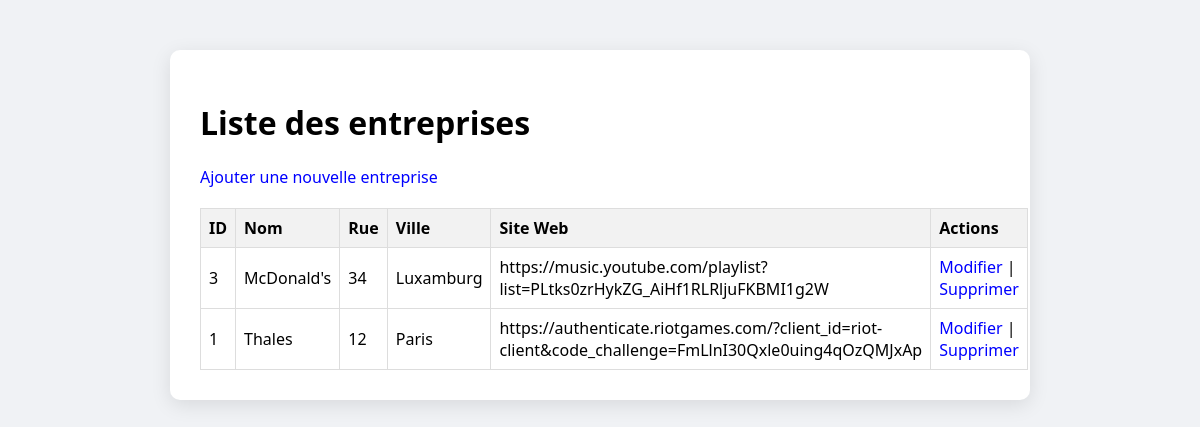
The app's page /src/vue/ListeEntreprise.php with its own data.
### tables this page shows
CREATE TABLE IF NOT EXISTS `entreprise` (
  `id_entreprise` int NOT NULL AUTO_INCREMENT,
  `nom_entreprise` varchar(50) NOT NULL,
  `rue_entreprise` varchar(50) NOT NULL,
  `ville_entreprise` varchar(50) NOT NULL,
  `cd_entreprise` int NOT NULL,
  `site_web` varchar(100) NOT NULL,
  PRIMARY KEY (`id_entreprise`)
);

### src/repository/EntrepriseRepository.php (called while the page is built, shortened)
<?php
require_once __DIR__ . '/../modele/Entreprise.php';
class EntrepriseRepository
{
    private $bdd;
    public function __construct(PDO $bdd)
    {
        $this->bdd = $bdd;
    }
    public function findAll(): array
    {
        try {
            $stmt = $this->bdd->query('
    SELECT
        id_entreprise AS id,
        nom_entreprise AS nom,
        rue_entreprise,
        ville_entreprise,
        cd_entreprise AS cd,
        site_web
    FROM entreprise
    ORDER BY nom_entreprise ASC
');
            $results = $stmt->fetchAll(PDO::FETCH_ASSOC);
            $entreprises = [];
            foreach ($results as $row) {
                $entreprises[] = new Entreprise($row);
            }
            return $entreprises;
        } catch (PDOException $e) {
            error_log('Erreur findAll entreprises : ' . $e->getMessage());
            return [];
        }
    }
}

### src/modele/Entreprise.php (called while the page is built, shortened)
<?php
class Entreprise
{
    private ?int $id;
    private ?string $nom;
    private ?string $rue;
    private ?string $ville;
    private ?string $siteWeb;
        public function __construct(array $data = [])
    {
        $this->id = $data['id_entreprise'] ?? $data['id'] ?? null;
        $this->nom = $data['nom_entreprise'] ?? $data['nom'] ?? '';
        $this->rue = $data['rue_entreprise'] ?? '';
        $this->ville = $data['ville_entreprise'] ?? '';
        $this->siteWeb = $data['site_web'] ?? '';
    }
    public function getId(): ?int
    {
        return $this->id;
    }
    public function getNom(): string
    {
        return $this->nom;
    }
    public function getRue(): string
    {
        return $this->rue;
    }
    public function getVille(): string
    {
        return $this->ville;
    }
    public function getSiteWeb(): string
    {
        return $this->siteWeb;
    }
}

### src/vue/ListeEntreprise.php (the view, shortened to what this page needs)
<?php
require_once '../../src/modele/Entreprise.php';
require_once '../../src/repository/EntrepriseRepository.php';
$database = new Bdd();
$bdd = $database->getBdd();
$entrepriseRepo = new EntrepriseRepository($bdd);
$entreprises = $entrepriseRepo->findAll();
include __DIR__ . '/header.php';
?>
<!DOCTYPE html>
<html lang="fr">
<head>
</head>
<body>
<h1>Liste des entreprises</h1>
<a href="AjouterEntreprise.php">Ajouter une nouvelle entreprise</a>
<table>
    <thead>
    <tr>
        <th>ID</th>
        <th>Nom</th>
        <th>Rue</th>
        <th>Ville</th>
        <th>Site Web</th>
        <th>Actions</th>
    </tr>
    </thead>
    <tbody>
    <?php if (!empty($entreprises)): ?>
        <?php foreach ($entreprises as $e): ?>
            <tr>
                <td><?= htmlspecialchars($e->getId()) ?></td>
                <td><?= htmlspecialchars($e->getNom()) ?></td>
                <td><?= htmlspecialchars($e->getRue()) ?></td>
                <td><?= htmlspecialchars($e->getVille()) ?></td>
                <td><?= htmlspecialchars($e->getSiteWeb()) ?></td>
                <td>
                    <a href="ModifierEntreprise.php?id=<?= $e->getId() ?>">Modifier</a> |
                    <a href="../traitement/SupprimerEntrepriseTrt.php?id=<?= $e->getId() ?>"
                       onclick="return confirm('Voulez-vous supprimer cette entreprise ?')">Supprimer</a>
                </td>
            </tr>
        <?php endforeach; ?>
    <?php else: ?>
        <tr>
            <td colspan="7">Aucune entreprise disponible.</td>
        </tr>
    <?php endif; ?>
    </tbody>
</table>
</body>
</html>

### src/vue/header.php (style rules this page uses)
body { font-family: 'Segoe UI', sans-serif; background: #f0f2f5; margin: 0; padding: 0; }
table { width: 100%; border-collapse: collapse; margin-top: 20px; }
th, td { padding: 10px; border: 1px solid #ccc; text-align: left; }
th { background: #f4f4f4; }
a { color: #007bff; text-decoration: none; }

### src/vue/ListeEntreprise.php (style rules this page uses)
table { border-collapse: collapse; width: 100%; }
th, td { border: 1px solid #ddd; padding: 8px; text-align: left; }
th { background-color: #f2f2f2; }
a { text-decoration: none; color: blue; }

### records on screen
entreprise: id_entreprise "3", nom_entreprise "McDonald's", rue_entreprise "34", ville_entreprise "Luxamburg", site_web "https://music.youtube.com/playlist?list=PLtks0zrHykZG_AiHf1RLRljuFKBMI1g2W"
entreprise: id_entreprise "1", nom_entreprise "Thales", rue_entreprise "12", ville_entreprise "Paris", site_web "https://authenticate.riotgames.com/?client_id=riot-client&code_challenge=FmLlnI30Qxle0uing4qOzQMJxAp"
